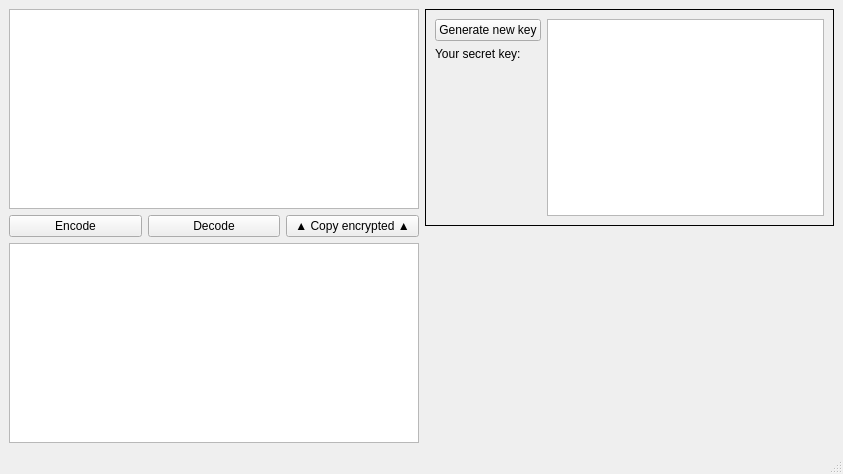
<?xml version="1.0" encoding="UTF-8"?>
<ui version="4.0">
 <class>MainWindow</class>
 <widget class="QMainWindow" name="MainWindow">
  <property name="geometry">
   <rect>
    <x>0</x>
    <y>0</y>
    <width>843</width>
    <height>474</height>
   </rect>
  </property>
  <property name="windowTitle">
   <string>MainWindow</string>
  </property>
  <widget class="QWidget" name="centralwidget">
   <layout class="QHBoxLayout" name="horizontalLayout">
    <item>
     <layout class="QVBoxLayout" name="verticalLayout_2">
      <item>
       <widget class="QPlainTextEdit" name="enterText"/>
      </item>
      <item>
       <layout class="QHBoxLayout" name="horizontalLayout_2">
        <item>
         <widget class="QPushButton" name="button_encrypt">
          <property name="text">
           <string>Encode</string>
          </property>
         </widget>
        </item>
        <item>
         <widget class="QPushButton" name="button_decrypt">
          <property name="text">
           <string>Decode</string>
          </property>
         </widget>
        </item>
        <item>
         <widget class="QPushButton" name="button_copy">
          <property name="text">
           <string>▲ Copy encrypted ▲</string>
          </property>
         </widget>
        </item>
       </layout>
      </item>
      <item>
       <widget class="QPlainTextEdit" name="readyText">
        <property name="enabled">
         <bool>true</bool>
        </property>
        <property name="readOnly">
         <bool>false</bool>
        </property>
       </widget>
      </item>
     </layout>
    </item>
    <item>
     <layout class="QVBoxLayout" name="verticalLayout_4">
      <item>
       <widget class="QFrame" name="frame">
        <property name="enabled">
         <bool>true</bool>
        </property>
        <property name="frameShape">
         <enum>QFrame::Box</enum>
        </property>
        <property name="frameShadow">
         <enum>QFrame::Plain</enum>
        </property>
        <layout class="QHBoxLayout" name="horizontalLayout_3">
         <item>
          <layout class="QVBoxLayout" name="verticalLayout">
           <item>
            <widget class="QPushButton" name="Button_generate_key">
             <property name="text">
              <string>Generate new key</string>
             </property>
            </widget>
           </item>
           <item>
            <widget class="QLabel" name="text_key">
             <property name="text">
              <string>Your secret key:</string>
             </property>
            </widget>
           </item>
           <item>
            <spacer name="verticalSpacer">
             <property name="orientation">
              <enum>Qt::Vertical</enum>
             </property>
             <property name="sizeHint" stdset="0">
              <size>
               <width>20</width>
               <height>40</height>
              </size>
             </property>
            </spacer>
           </item>
          </layout>
         </item>
         <item>
          <layout class="QVBoxLayout" name="verticalLayout_3">
           <item>
            <widget class="QPlainTextEdit" name="keyText"/>
           </item>
          </layout>
         </item>
        </layout>
       </widget>
      </item>
      <item>
       <spacer name="verticalSpacer_2">
        <property name="orientation">
         <enum>Qt::Vertical</enum>
        </property>
        <property name="sizeHint" stdset="0">
         <size>
          <width>20</width>
          <height>40</height>
         </size>
        </property>
       </spacer>
      </item>
     </layout>
    </item>
   </layout>
  </widget>
  <widget class="QStatusBar" name="statusbar"/>
 </widget>
 <resources/>
 <connections>
  <connection>
   <sender>button_encrypt</sender>
   <signal>clicked()</signal>
   <receiver>MainWindow</receiver>
   <slot>encode()</slot>
   <hints>
    <hint type="sourcelabel">
     <x>111</x>
     <y>223</y>
    </hint>
    <hint type="destinationlabel">
     <x>421</x>
     <y>236</y>
    </hint>
   </hints>
  </connection>
  <connection>
   <sender>button_decrypt</sender>
   <signal>clicked()</signal>
   <receiver>MainWindow</receiver>
   <slot>decode()</slot>
   <hints>
    <hint type="sourcelabel">
     <x>316</x>
     <y>223</y>
    </hint>
    <hint type="destinationlabel">
     <x>421</x>
     <y>236</y>
    </hint>
   </hints>
  </connection>
  <connection>
   <sender>Button_generate_key</sender>
   <signal>clicked()</signal>
   <receiver>MainWindow</receiver>
   <slot>generateKey()</slot>
   <hints>
    <hint type="sourcelabel">
     <x>494</x>
     <y>38</y>
    </hint>
    <hint type="destinationlabel">
     <x>421</x>
     <y>236</y>
    </hint>
   </hints>
  </connection>
  <connection>
   <sender>button_copy</sender>
   <signal>clicked()</signal>
   <receiver>MainWindow</receiver>
   <slot>copy()</slot>
   <hints>
    <hint type="sourcelabel">
     <x>350</x>
     <y>223</y>
    </hint>
    <hint type="destinationlabel">
     <x>421</x>
     <y>236</y>
    </hint>
   </hints>
  </connection>
 </connections>
 <slots>
  <slot>encode()</slot>
  <slot>decode()</slot>
  <slot>generateKey()</slot>
  <slot>copy()</slot>
 </slots>
</ui>
